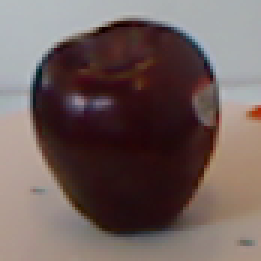
#> input picture Assignment_3-Image_Classification_and_Object_Recognition/dataset/train/apple/apple_1_1_114_crop.png, 87 x 87 px (shown 3 times larger); its folder holds only this picture in this run
$ jupyter execute --allow-errors Assignment_3-Image_Classification_and_Object_Recognition.ipynb   (shell and % lines are left out)
#> lines starting #> are read from the running program, lines starting #| are printed output that depends on the picture
# Assignment 3 || Image Classification & Object Recognition
Muhammad Maulud Hidayatullah Rambe || 1301154166

### Setup Sistem

Sebelum melakukan proses pengenalan sistem, berikut adalah inisiasi awal yang dilakukan untuk mengimport package yang digunakan serta variabel konstan.

[cell 1]
from sklearn.preprocessing import LabelEncoder
from sklearn.preprocessing import MinMaxScaler
from sklearn.neighbors import KNeighborsClassifier
from sklearn.metrics import accuracy_score
from sklearn.model_selection import train_test_split

import matplotlib.pyplot as plt
import numpy as np
import matplotlib
import cv2
import os
import h5py
import glob
import warnings
warnings.filterwarnings('ignore')

# Untuk membuat ukuran gambar konsisten
fixed_image_size = tuple((256, 256))

# Lokasi file
train_path = "dataset/train"
test_path = "dataset/test"

# Nama-nama label yang akan digunakan
train_labels = os.listdir(train_path)

# List kosong untuk fitur citra
color_features = []
shape_features = []
combined_features = []
labels = []

---
### Descriptor

Pada pembuatan sistem pengenalan ini akan digunakan 2 descriptor, yaitu:

#### 1. Descriptor Warna
Descriptor warna yang digunakan adalah menggunakan _color histogram_.

[cell 2]
def fd_histogram(image, mask=None):
    image = cv2.cvtColor(image, cv2.COLOR_BGR2HSV)
    hist  = cv2.calcHist([image], [0, 1, 2], None, [8, 8, 8], [0, 256, 0, 256, 0, 256])
    cv2.normalize(hist, hist)
    return hist.flatten()

#### 2. Descriptor Bentuk
Descriptor bentuk yang digunakan adalah menggunakan _hu moments_.

[cell 3]
def fd_hu_moments(image):
    image = cv2.cvtColor(image, cv2.COLOR_BGR2GRAY)
    feature = cv2.HuMoments(cv2.moments(image)).flatten()
    return feature

---
### Dataset

Pada pembuatan sistem pengenalan buah ini, digunakan dataset yang diberikan yaitu dataset buah _rgb_ dengan beberapa folder buah didalamnya. Buah-buahan yang terdapat didalamnya yaitu: _apple_, _banana_, _lemon_, _lime_, _orange_, _peach_, _pear_. Jumlah gambar keseluruhan adalah sebanyak 21.285 citra gambar.

Dilakukan juga perubaha struktur direktori agar sistem lebih dinamis dan bisa dikembangkan lagi nantinya. Berikut adalah bentuk struktur direktori dataset:

#> (a cell that did not finish here is left out)

---
### Deskripsi Sistem
Berikut adalah blok diagram dari sistem yang akan dibangun.

#### Penjelasan
Pertama akan dilakukan input data. Kemudian dilakukan ekstraksi ciri dari data gambar yang diinputkan. Pada proses ekstraksi akan dilakukan _preprocessing_ yang terjadi didalam fungsi descriptor. Setelah melakukan ekstraksi ciri, selanjutnya adalah membagi dataset menjadi dua bagian, yaitu data training sebesar 2/3 dan data testing sebesar 1/3. Setelah itu, dilakukan klasifikasi, kemudian pengujian dengan data testing.

---
### Ekstraksi Ciri
Proses ekstraksi ciri dilakukan untuk tiap jenis percobaan sistem yang dilakukan. Ekstraksi dibagi berdasarkan penggunaan descriptor.
1. Ekstraksi ciri hanya dengan descriptor warna
2. Ekstraksi ciri hanya dengan descriptor bentuk
3. Ekstraksi ciri dengan menggabungkan kedua descriptor

[cell 5]
total_image = 0
for training_name in train_labels:
    dir = train_path + '/' + training_name
    image_paths = os.listdir(dir)
    current_label = training_name
    image_count = 0

    for image_path in image_paths:
        file = dir + '/' + image_path
        image = cv2.imread(file)
#> image is the input picture: shape (87, 87, 3); mean B, G, R 91.9, 94.4, 111.1
        image = cv2.resize(image, fixed_image_size)
#> image: shape (256, 256, 3)

        color_feature = fd_histogram(image)
#> in fd_histogram, `image = cv2.cvtColor(image, cv2.COLOR_BGR2HSV)`: image: shape (256, 256, 3); mean H, S, V 74.9, 84.6, 113
#> color_feature = 512 values, max 0.627 at index 197, min 0 at index 7, mean 0.00737
        shape_feature = fd_hu_moments(image)
#> in fd_hu_moments, `image = cv2.cvtColor(image, cv2.COLOR_BGR2GRAY)`:
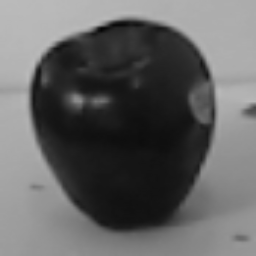
#> image: shape (256, 256); min 6, max 186, mean 99
#> in fd_hu_moments, `feature = cv2.HuMoments(cv2.moments(image)).flatten()`: feature = [0.00224, 1.41e-08, 7.51e-12, 1.67e-11, 6.68e-23, -1.87e-15, 1.75e-22]
#> shape_feature has the same summary as feature in fd_hu_moments

        combined_feature = np.hstack([color_feature, shape_feature])
#> combined_feature = 519 values, max 0.627 at index 197, min -1.87e-15 at index 517, mean 0.00728

        labels.append(current_label)
        color_features.append(color_feature)
        shape_features.append(shape_feature)
        combined_features.append(combined_feature)
        image_count += 1


    print("[STATUS] Direktori: {}, selesai diproses".format(current_label))
    print("Jumlah gambar: ", image_count)
    total_image += image_count
#> pass 2 of the loop `for training_name in train_labels:`:
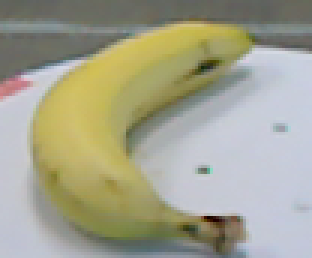
#> input picture Assignment_3-Image_Classification_and_Object_Recognition/dataset/train/banana/banana_1_1_122_crop.png, 104 x 86 px (shown 3 times larger)
#> image is the input picture: shape (86, 104, 3); mean B, G, R 141.9, 162.6, 163.4
#> `image = cv2.resize(image, fixed_image_size)`:
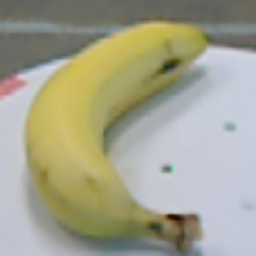
#> image: shape (256, 256, 3); mean B, G, R 141.8, 162.5, 163.3
#> color_feature = 512 values, max 0.891 at index 198, min 0 at index 0, mean 0.00554
#> in fd_hu_moments (call 2), `image = cv2.cvtColor(image, cv2.COLOR_BGR2GRAY)`:
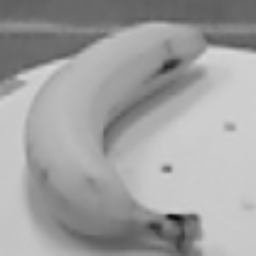
#> image: shape (256, 256); min 12, max 215, mean 160.4
#> feature = [0.00101, 8.03e-09, 7.13e-12, 9.13e-13, 4.37e-25, 8.17e-17, -2.29e-24]
#> shape_feature has the same summary as feature in fd_hu_moments
#> combined_feature = 519 values, max 0.891 at index 198, min -2.29e-24 at index 518, mean 0.00546

print ("[STATUS] Feature Extraction selesai...")
print("Jumlah gambar keseluruhan: ", total_image)

kemudian dilakukan perubahan bentuk nilai dari tiap label menjadi nilai nominal. (__apple__ = 1, __banana__ = 2, ...)

[cell 6]
targetNames = np.unique(labels)
le = LabelEncoder()
labels_val = le.fit_transform(labels)

---
### Algoritma Machine Learning
Pada sistem ini digunakan algortima K-Nearest Neighgboor untuk proses klasifikasi.

---
### Proses Split Training - Testing & Klasifikasi
Pada tahapan ini, dilakukan proses split data menjadi data train dan data test untuk 3 jenis percobaan. Pada tiap percobaan juga akan dilakukan klasifikasi dan akan mendapatkan hasil akurasi dari tiap percobaan.

#### Menggunakan Descriptor Warna
Berikut adalah proses split training - testing dari percobaan dengan descriptor warna.

[cell 7]
test_size = 0.30
seed = 9

(x_train, x_test, y_train, y_test) = train_test_split(color_features,
                                                      labels_val,
                                                      test_size=test_size,
                                                      random_state=seed)
#> x_train = 1 item; x_test = 1 item; y_train = [0]; y_test = [1]

Kemudian, berikut adalah proses klasifikasi dengan menggunakan algoritma kNN.

[cell 8]

num_trees = 100

clf = KNeighborsClassifier(n_jobs=-1, weights='distance', n_neighbors=11)
# clf = RandomForestClassifier(n_estimators=num_trees, random_state=9)
clf.fit(x_train, y_train)

#> (a cell that did not finish here is left out)

Kemudian dilakukan proses perhitungan akurasi dari klasifikasi.

#> (a cell that did not finish here is left out)

#### Menggunakan Descriptor Bentuk
Berikut adalah proses split training - testing dari percobaan dengan descriptor bentuk.

[cell 11]
test_size = 0.30
seed = 9

(x_train, x_test, y_train, y_test) = train_test_split(shape_features,
                                                      labels_val,
                                                      test_size=test_size,
                                                      random_state=seed)
#> x_train = [[0.00224, 1.41e-08, 7.51e-12, 1.67e-11, 6.68e-23, -1.87e-15, 1.75e-22]]; x_test = [[0.00101, 8.03e-09, 7.13e-12, 9.13e-13, 4.37e-25, 8.17e-17, -2.29e-24]]
